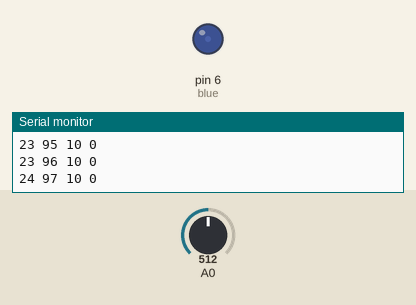
A sketch run on a simulated Arduino Uno, built with avr-gcc and run on an emulated ATmega328P. Parts: output pins drawn as LEDs (lit = HIGH), the last lines printed to the serial monitor. The test bench sets the inputs (shaded band); at power-on: A0 = 512.

Above: at 1.27 s.
1.3 s: A0 set to 499
At 3.86 s:
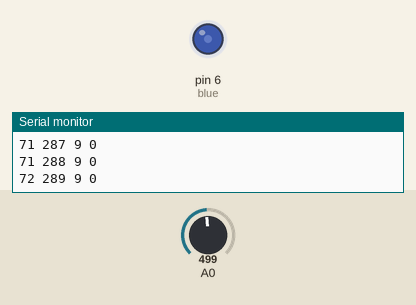
4.3 s: A0 set to 900
7.3 s: A0 set to 853
At 7.7 s:
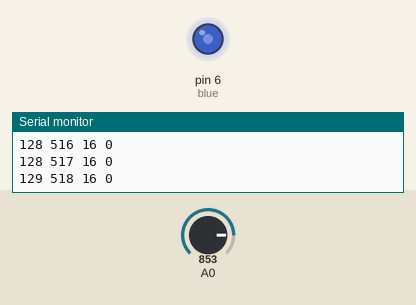
Timing chart, 0 to 19.3 s (numbered marks = the images above; inputs shaded):
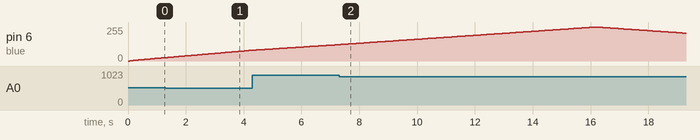

The sketch:

sketch_feb06a.ino
```cpp
int reading = 0;
int counter = 0;
int blue = 6;
int brightness;
int u = 0;
int u2 = 0;


void setup(){
  Serial.begin(9600);
  pinMode(blue,OUTPUT);

}

void loop(){

  brightness = map(reading,0,1023,0,255);
  Serial.print(brightness);
  Serial.print(" ");
  Serial.print(reading);
  Serial.print(" ");
  Serial.print(u2);
  Serial.print(" ");
  Serial.print(counter);
  Serial.println(" ");


  analogWrite(blue, brightness);
  u = analogRead(A0);
  u2 = map(u,0,1023,0,20);


  if(counter == 0){
    reading++;
    delay(u2);
  }
  if(counter == 1){
    reading--;
    delay(u2);
  }
  if(reading < 1){
    counter = 0;
  }
  if(reading > 1023){
    counter = 1;
  }

}
```

Measured:
- the behaviour switches between 512 and 511 on A0 (found by bisection; images 0 and 1)
- by itself, pin 6 (blue): rises from 123/255 to 255/255 in 8.8 s, then falls to 208/255 in 3.1 s
